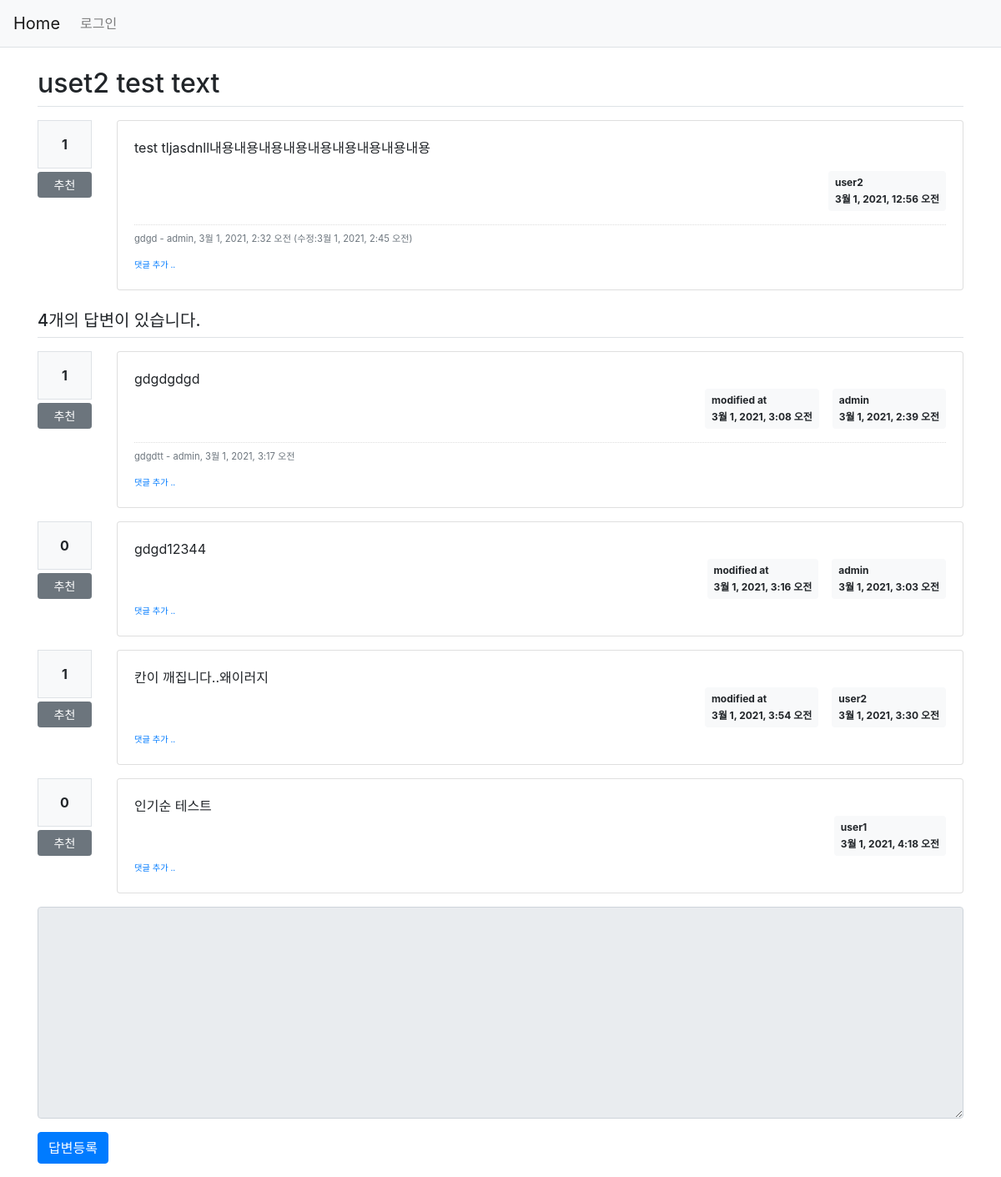
/blog/306/, run on the app's committed database.
### blog/models.py (models this page shows, shortened)
class Question(models.Model):
    author = models.ForeignKey(User, on_delete=models.CASCADE, related_name='author_question')
    subject = models.CharField(max_length=200)
    content = models.TextField()
    create_date = models.DateTimeField()
    modify_date = models.DateTimeField(null=True, blank=True)
    voter = models.ManyToManyField(User, related_name='voter_question')

class Comment(models.Model):
    author = models.ForeignKey(User, on_delete=models.CASCADE)
    content = models.TextField()
    create_date = models.DateTimeField()
    modify_date = models.DateTimeField(null=True, blank=True)
    question = models.ForeignKey(Question, null=True, blank=True, on_delete=models.CASCADE)
    answer = models.ForeignKey(Answer, null=True, blank=True, on_delete=models.CASCADE)

class Answer(models.Model):
    author = models.ForeignKey(User, on_delete=models.CASCADE, related_name='author_answer')
    question = models.ForeignKey(Question, on_delete=models.CASCADE)
    content = models.TextField()
    create_date = models.DateTimeField()
    modify_date = models.DateTimeField(null=True, blank=True)
    voter = models.ManyToManyField(User, related_name='voter_answer')

### blog/views/base_views.py (the view)
def detail(request, question_id):
    question = get_object_or_404(Question, pk=question_id)
    context = {'question':question}
    return render(request, 'blog/question_detail.html', context)

### blog/templatetags/blog_filter.py (called while the page is built)
@register.filter()
def mark(value):
    extensions = ["nl2br", "fenced_code"]
    return mark_safe(markdown.markdown(value, extensions=extensions))

### blog/templates/blog/question_detail.html (shortened to what this page needs)
{% extends 'base.html' %}
{% load blog_filter %}
{% block content %}
<div class="container my-3">
    <h2 class="border-bottom py-2">{{ question.subject }}</h2>
    <div class="row my-3">
        <div class="col-1">
            <div class="bg-light text-center p-3 border font-weight-bolder mb-1">{{question.voter.count}}</div>
            <a href="#" data-uri="{% url 'blog:vote_question' question.id  %}"
               class="recommend btn btn-sm btn-secondary btn-block my-1">추천</a>
        </div>
        <div class="col-11">
            <div class="card">
                <div class="card-body">
                    <div class="card-text" style="white-space: pre-line;">{{ question.content|mark }}</div>
                    <div class="d-flex justify-content-end">
                        <div class="badge badge-light p-2 text-left">
                            <div class="mb-2">{{ question.author.username }}</div>
                            <div>{{ question.create_date }}</div>
                        </div>
                    </div>
                    {% if question.comment_set.count > 0 %}
                    <div class="mt-3">
                    {% for comment in question.comment_set.all %}
                        <div class="comment py-2 text-muted">
                            <span style="white-space: pre-line;">{{ comment.content }}</span>
                            <span>
                                - {{ comment.author }}, {{ comment.create_date }}
                                {% if comment.modify_date %}
                                (수정:{{ comment.modify_date }})
                                {% endif %}
                            </span>
                        </div>
                    {% endfor %}
                    </div>
                    {% endif %}
                    <div>
                        <a href="{% url 'blog:comment_create_question' question.id  %}"
                           class="small"><small>댓글 추가 ..</small></a>
                    </div>
                </div>
            </div>
        </div>
    </div>
    <h5 class="border-bottom my-3 py-2">{{question.answer_set.count}}개의 답변이 있습니다.</h5>
    {% for answer in question.answer_set.all %}
    <div class="row my-3">
        <div class="col-1">
            <div class="bg-light text-center p-3 border font-weight-bolder mb-1">{{answer.voter.count}}</div>
            <a href="#" data-uri="{% url 'blog:vote_answer' answer.id  %}" class="recommend btn btn-sm btn-secondary btn-block my-1">추천</a>
        </div>
        <div class="col-11">
            <div class="card">
                <div class="card-body">
                    <div class="card-text" style="white-space: pre-line;">{{ answer.content }}</div>
                    <div class="d-flex justify-content-end">
                        {% if answer.modify_date %}
                        <div class="badge badge-light p-2 text-left mx-3">
                            <div class="mb-2">modified at</div>
                            <div>{{ answer.modify_date }}</div>
                        </div>
                        {% endif %}
                        <div class="badge badge-light p-2 text-left">
                            <div class="mb-2">{{ answer.author.username }}</div>
                            <div>{{ answer.create_date }}</div>
                        </div>
                    </div>
                    {% if answer.comment_set.count > 0 %}
                    <div class="mt-3">
                    {% for comment in answer.comment_set.all %}
                        <div class="comment py-2 text-muted">
                            <span style="white-space: pre-line;">{{ comment.content }}</span>
                            <span>
                                - {{ comment.author }}, {{ comment.create_date }}
                            </span>
                        </div>
                    {% endfor %}
                    </div>
                    {% endif %}
                    <div>
                        <a href="{% url 'blog:comment_create_answer' answer.id  %}"
                           class="small"><small>댓글 추가 ..</small></a>
                    </div>
                </div>
            </div>
        </div>
    </div>
    {% endfor %}
    <form action="{% url 'blog:answer_create' question.id %}" method="post" class="my-3">
        <div class="form-group">
            <textarea {% if not user.is_authenticated %}disabled{% endif %} name="content" id="content" class="form-control" rows="10"></textarea>
        </div>
        <input type="submit" value="답변등록" class="btn btn-primary">
    </form>
</div>
{% endblock %}

### blog/static/style.css (style rules this page uses)
.comment { border-top:dotted 1px #ddd; font-size:0.7em; }

### data on the page
Question: subject "uset2 test text", voter.count "1", content|mark "test tljasdnll내용내용내용내용내용내용내용내용내용", author.username "user2", create_date "3월 1, 2021, 12:56 오전", answer_set.count "4"
Comment: content "gdgd", author "admin", create_date "3월 1, 2021, 2:32 오전", modify_date "3월 1, 2021, 2:45 오전"
Answer: voter.count "1", content "gdgdgdgd", modify_date "3월 1, 2021, 3:08 오전", author.username "admin", create_date "3월 1, 2021, 2:39 오전"
Comment: content "gdgdtt", author "admin", create_date "3월 1, 2021, 3:17 오전"
Answer: voter.count "0", content "gdgd12344", modify_date "3월 1, 2021, 3:16 오전", author.username "admin", create_date "3월 1, 2021, 3:03 오전"
Answer: voter.count "1", content "칸이 깨집니다..왜이러지", modify_date "3월 1, 2021, 3:54 오전", author.username "user2", create_date "3월 1, 2021, 3:30 오전"
Answer: voter.count "0", content "인기순 테스트", author.username "user1", create_date "3월 1, 2021, 4:18 오전"
